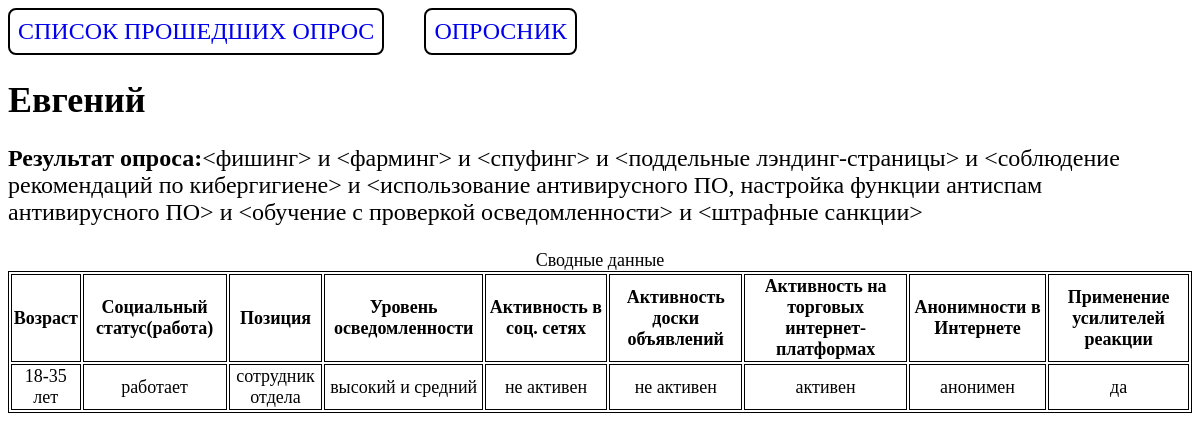
/result/185/, run on the app's committed database.
### questions/models.py (models this page shows, shortened)
class MyQuesyion(models.Model):
    name = models.CharField(max_length=100, verbose_name="ФИО")
    age = models.ForeignKey("Age", on_delete=models.CASCADE, verbose_name="Возраст")
    work = models.ForeignKey(
        "Work", on_delete=models.CASCADE, verbose_name="Социальный статус(работа)"
    )
    position = models.ForeignKey(
        "Position",
        on_delete=models.CASCADE,
        verbose_name="Позиция",
        null=True,
        blank=True,
    )
    level_of_awareness = models.ForeignKey(
        "LevelOfAwareness",
        on_delete=models.CASCADE,
        verbose_name="Уровень осведомленности",
    )
    activity_in_social_networks = models.ForeignKey(
        "ActivityInSocialNetworks",
        on_delete=models.CASCADE,
        verbose_name="Активность в соц. сетях",
    )
    message_board_activity = models.ForeignKey(
        "MessageBoardActivity",
        on_delete=models.CASCADE,
        verbose_name="Активность доски объявлений",
    )
    activity_on_online_trading_platforms = models.ForeignKey(
        "ActivityOnJnlineTradingPlatforms",
        on_delete=models.CASCADE,
        verbose_name="Активность на торговых интернет-платформах",
    )
    anonymity_on_the_internet = models.ForeignKey(
        "AnonymityOnTheInternet",
        on_delete=models.CASCADE,
        verbose_name="Анонимности в Интернете",
    )
    use_of_reaction_enhancers = models.ForeignKey(
        "UseOfReactionEnhancers",
        on_delete=models.CASCADE,
        verbose_name="Применение усилителей реакции",
    )
    created = models.DateTimeField(auto_now_add=True, verbose_name="Дата создания")
    class Meta:
        ordering = ["-created"]
        verbose_name = "Опросник пользователя"
        verbose_name_plural = "Опросники"
    result = property(_get_result)

class Work(models.Model):
    user_work = models.CharField(max_length=50)
    class Meta:
        verbose_name = "Социальный статус(работа)"
        verbose_name_plural = "Социальный статус(работа)"
    def __str__(self):
        return self.user_work

class Position(models.Model):
    user_position = models.CharField(max_length=50)
    class Meta:
        verbose_name = "Позиция"
        verbose_name_plural = "Позиция"
    def __str__(self):
        return self.user_position

class LevelOfAwareness(models.Model):
    user_level_of_awareness = models.CharField(max_length=50)
    class Meta:
        verbose_name = "Уровень осведомленности"
        verbose_name_plural = "Уровень осведомленности"
    def __str__(self):
        return self.user_level_of_awareness

class ActivityInSocialNetworks(models.Model):
    user_activity_in_social_networks = models.CharField(max_length=50)
    class Meta:
        verbose_name = "Активность в соц. сетях"
        verbose_name_plural = "Активность в соц. сетях"
    def __str__(self):
        return self.user_activity_in_social_networks

class MessageBoardActivity(models.Model):
    user_message_board_activity = models.CharField(max_length=50)
    class Meta:
        verbose_name = "Активность доски объявлений"
        verbose_name_plural = "Активность доски объявлений"
    def __str__(self):
        return self.user_message_board_activity

class ActivityOnJnlineTradingPlatforms(models.Model):
    user_activity_on_online_trading_platforms = models.CharField(max_length=50)
    class Meta:
        verbose_name = "Активность на торговых интернет-платформах"
        verbose_name_plural = "Активность на торговых интернет-платформах"
    def __str__(self):
        return self.user_activity_on_online_trading_platforms

class AnonymityOnTheInternet(models.Model):
    user_anonymity_on_the_internet = models.CharField(max_length=50)
    class Meta:
        verbose_name = "Анонимности в Интернете"
        verbose_name_plural = "Анонимности в Интернете"
    def __str__(self):
        return self.user_anonymity_on_the_internet

class UseOfReactionEnhancers(models.Model):
    user_use_of_reaction_enhancers = models.CharField(max_length=50)
    class Meta:
        verbose_name = "Применение усилителей реакции"
        verbose_name_plural = "Применение усилителей реакции"
    def __str__(self):
        return self.user_use_of_reaction_enhancers

class Age(models.Model):
    user_age = models.CharField(max_length=50, verbose_name="Возраст")
    class Meta:
        verbose_name = "Возраст"
        verbose_name_plural = "Возраст"
    def __str__(self):
        return self.user_age

### questions/views.py (the view)
# urls.py: path("result/<int:pk>/", ResultDetailView.as_view(), name="result_user_question"),
class ResultDetailView(DeleteView):
    model = MyQuesyion
    template_name = "questions/result.html"
    context_object_name = "result"

### questions/templates/questions/result.html (shortened to what this page needs)
{% extends "base.html" %}
{% load static %}
{% block content %}
  <h1>{{ result.name }}</h1>
  <p><span>Результат опроса:</span>{{ result.result }}</p>
  <table>
    <caption>Сводные данные</caption>
    <tr>
        <th>Возраст</th>
        <th>Социальный статус(работа)</th>
        <th>Позиция</th>
        <th>Уровень осведомленности</th>
        <th>Активность в соц. сетях</th>
        <th>Активность доски объявлений</th>
        <th>Активность на торговых интернет-платформах</th>
        <th>Анонимности в Интернете</th>
        <th>Применение усилителей реакции</th>
    </tr>
    <tr>
        <td>{{ result.age }}</td>
        <td>{{ result.work }}</td>
        <td>{{ result.position }}</td>
        <td>{{ result.level_of_awareness }}</td>
        <td>{{ result.activity_in_social_networks }}</td>
        <td>{{ result.message_board_activity }}</td>
        <td>{{ result.activity_on_online_trading_platforms }}</td>
        <td>{{ result.anonymity_on_the_internet }}</td>
        <td>{{ result.use_of_reaction_enhancers }}</td>
    </tr>
  </table>
{% endblock content %}

### static/css/base.css (style rules this page uses)
p, a, li { font-size: 2vw; }
h1 { font-size: 3vw; }
p > span { font-weight: bold; }
table, th, td { border: 1px solid #000; font-size: 1.5vw; text-align: center; }

### data on the page
MyQuesyion: name "Евгений", result "<фишинг> и <фарминг> и <спуфинг> и <поддельные лэндинг-страницы> и <соблюдение рекомендаций по кибергигиене> и <использование антивирусного ПО, настройка функции антиспам антивирусного ПО> и <обучение с проверкой осведомленности> и <штрафные санкции>", age "18-35 лет", work "работает", position "сотрудник отдела", level_of_awareness "высокий и средний", activity_in_social_networks "не активен", message_board_activity "не активен", activity_on_online_trading_platforms "активен", anonymity_on_the_internet "анонимен", use_of_reaction_enhancers "да"
